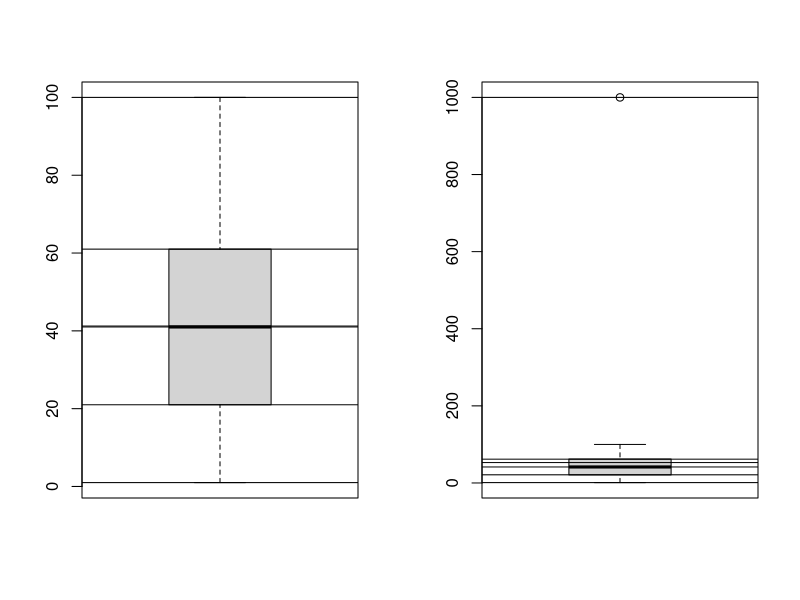
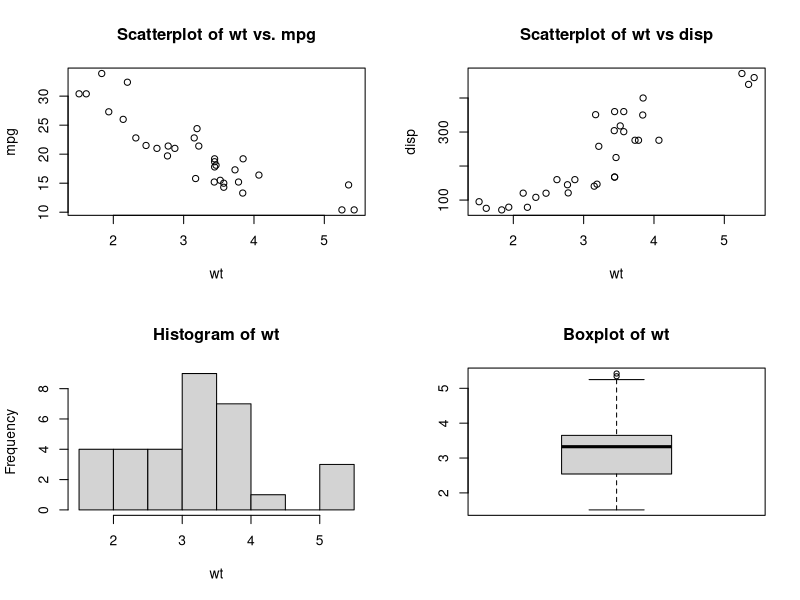
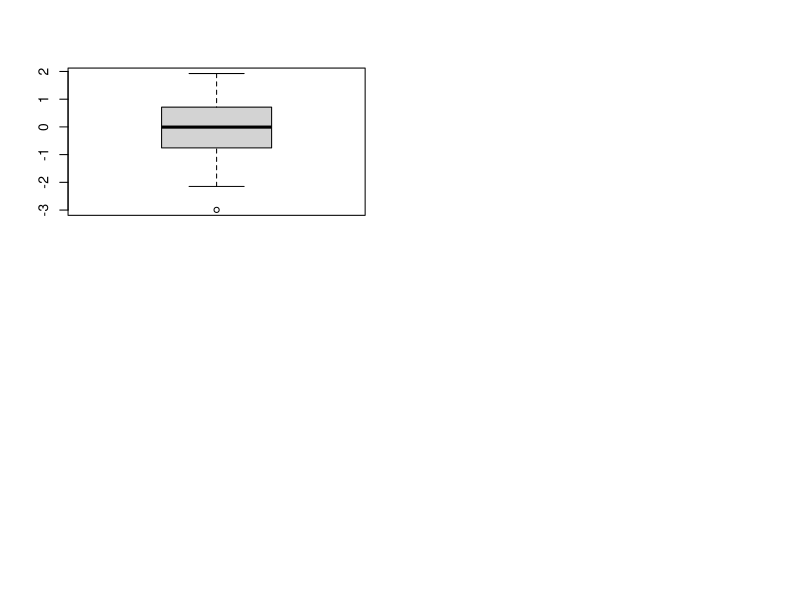

R code for these plots, in order:
#outlier analysis ----


marks= c(1:80, 100, 1000)
marks2= c(1:80, 100)
marks
par(mfrow=c(1,2))
boxplot(marks2) 
summary(marks2)
abline(h=c(1,21,41,41.23,61,100))
boxplot(marks)
abline(h=c(1.00,   21.25,   41.50 ,  52.93  , 61.75, 1000.00 ))
mean(marks2) ; mean(marks)
median(marks2) ; median(marks2)
summary(marks)

# 4 figures arranged in 2 rows and 2 columns
attach(mtcars)
par(mfrow=c(2,2))
plot(wt,mpg, main="Scatterplot of wt vs. mpg")
plot(wt,disp, main="Scatterplot of wt vs disp")
hist(wt, main="Histogram of wt")
boxplot(wt, main="Boxplot of wt")

#identify outlier ----
set.seed(482)
y =rnorm(100)
boxplot(y)
identify(rep(1, length(y)), y, labels=seq_along(y))
